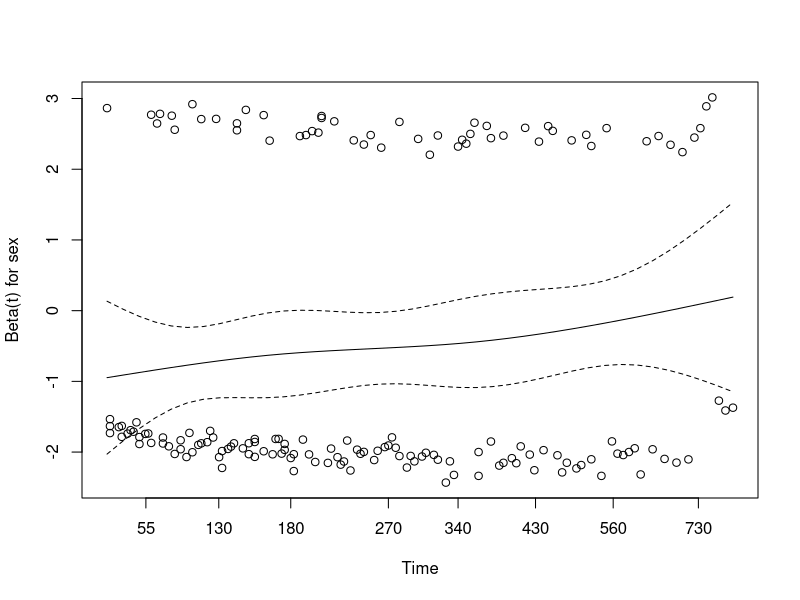
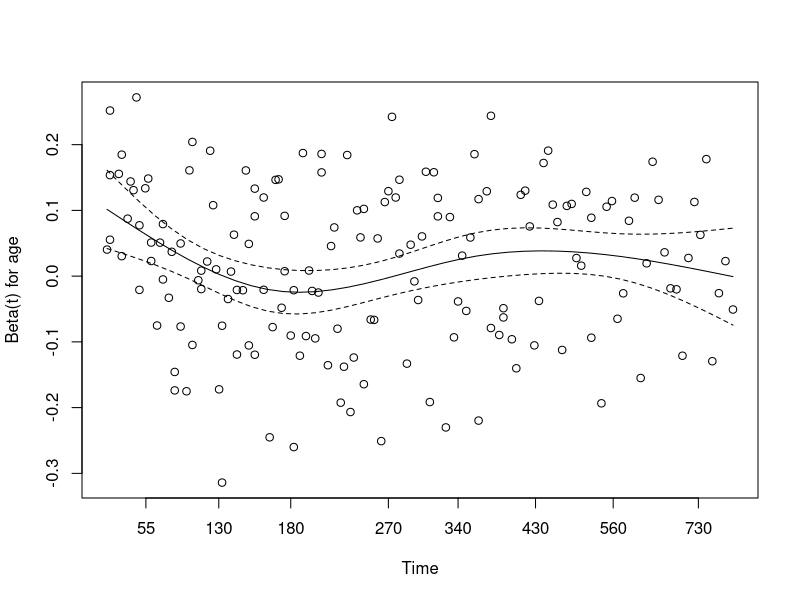
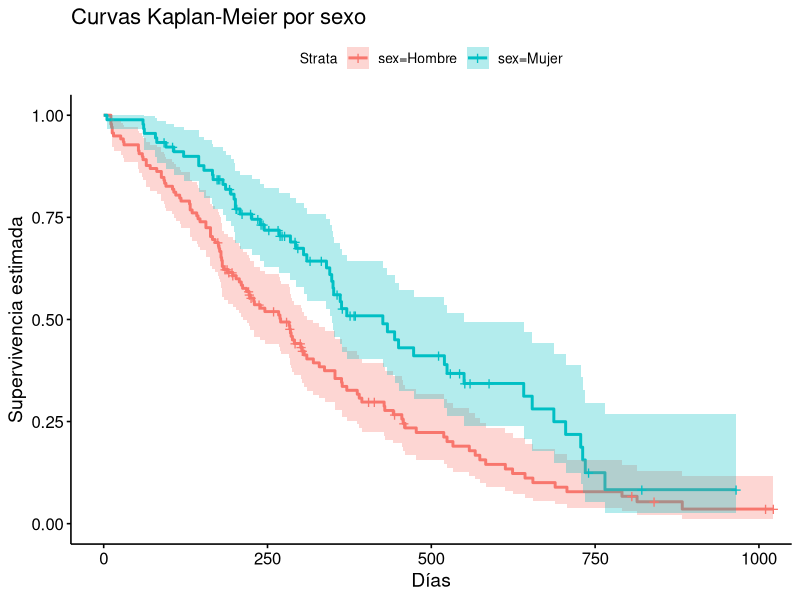
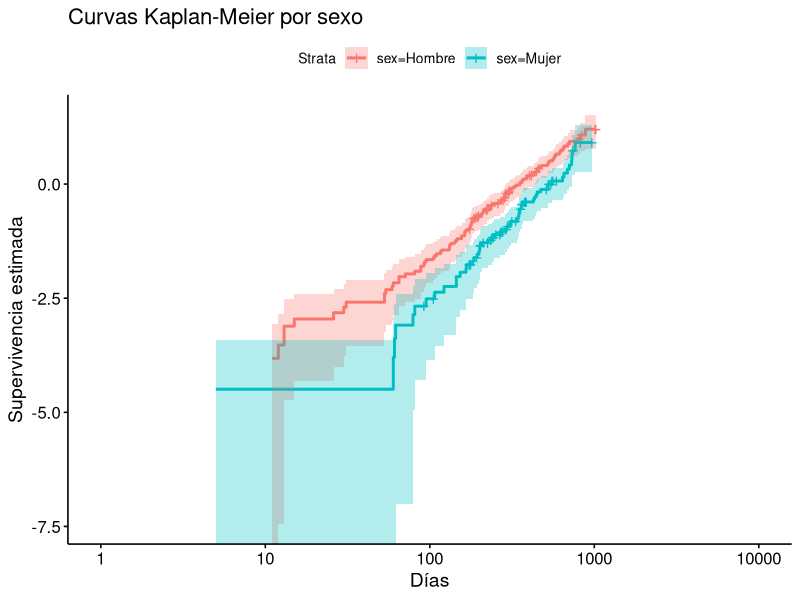
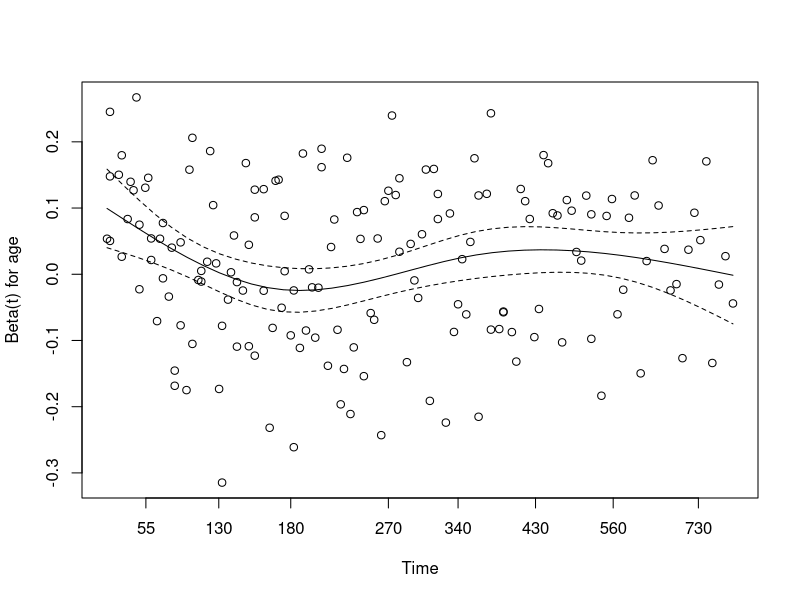

Generate these figures, in order, with R: (Note: this script raises an error after producing the figures.)
## ---- chunk 1
packages <- c("survival","asaur","survminer")
if (length(setdiff(packages, rownames(installed.packages()))) > 0) {
  install.packages(setdiff(packages, rownames(installed.packages())), 
                   repos = "http://cran.rstudio.com")
}
sapply(packages, require, character.only=TRUE)
## ---- chunk 2
#| echo: true
library(survival)
data(cancer, package="survival")
lung$status2 <- ifelse(lung$status == 2, 1, 0)
lung$sex <- factor(lung$sex, levels = c(1, 2), labels = c("Hombre", "Mujer"))
lung$ph.ecog2 <- factor(lung$ph.ecog, 
                        levels = c(0,1,2,3,4), 
                        labels = c("asymptomatic", 
                                   "symptomatic but completely ambulatory",
                                   "in bed <50% of the day",
                                   "in bed > 50% of the day but not bedbound",
                                   "bedbound"))
head(lung)
## ---- chunk 3
summary(lung)
## ---- chunk 4
#| echo: true
lung <- lung %>%
  mutate(surv_obj = Surv(time, status2))

print(lung$surv_obj)
## ---- chunk 5
mod1 <- coxph(surv_obj ~ sex + age, data = lung)
summary(mod1)
## ---- chunk 6
zph1 <- cox.zph(mod1)
zph1
plot(zph1)
## ---- chunk 7
#| echo: true
fit_km <- survfit(surv_obj ~ sex, data = lung)

ggsurvplot(fit_km,
           data = lung,
           conf.int = TRUE,
           xlab = "Días", ylab = "Supervivencia estimada",
           title = "Curvas Kaplan-Meier por sexo")
## ---- chunk 8
ggsurvplot(fit_km,
           data = lung,
           fun = "cloglog",
           conf.int = TRUE,
           xlab = "Días", ylab = "Supervivencia estimada",
           title = "Curvas Kaplan-Meier por sexo")
## ---- chunk 9
#| echo: true
mod_strat <- coxph(surv_obj ~ age + strata(sex), data = lung)
summary(mod_strat)
## ---- chunk 10
zph_strat <- cox.zph(mod_strat)
zph_strat
plot(zph_strat)
## ---- chunk 11
#| echo: true
# Modelo sin estratificación
AIC(mod1)

# Modelo con estratificación
AIC(mod_strat)

# Ver ambos resúmenes
summary(mod1)
## ---- chunk 12
#| echo: true
summary(mod_strat)
anova(mod1, mod_strat, test = "LRT")
## ---- chunk 13
#| echo: true
library(survminer)
fit_strat <- survfit(mod_strat)

ggsurvplot(fit_strat, data = lung,
           legend.title = "Sexo (estratos)",
           xlab = "Días", ylab = "Supervivencia ajustada")
